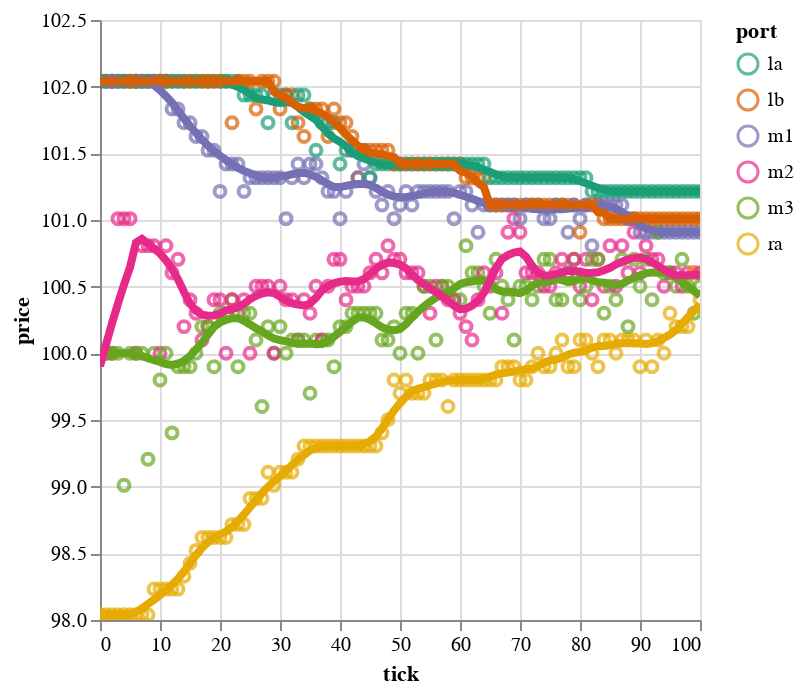

The notebook cell this image was saved under:
### Code cell
analysis.plot_prices_by_port(markets)

### Figure 1 — Vega-Lite specification as saved in the notebook (floating-point values rounded to 4 significant figures; data arrays with more than 128 entries replaced by an {"elided": "..."} marker saying what was removed)
{"config": {"view": {"continuousWidth": 300, "continuousHeight": 300}}, "layer": [{"mark": {"type": "point"}, "encoding": {"color": {"field": "port", "scale": {"scheme": "dark2"}, "type": "ordinal"}, "x": {"field": "tick", "type": "quantitative"}, "y": {"field": "price", "scale": {"zero": false}, "type": "quantitative"}}, "name": "view_2"}, {"mark": {"type": "line", "size": 4}, "encoding": {"color": {"field": "port", "scale": {"scheme": "dark2"}, "type": "ordinal"}, "x": {"field": "tick", "type": "quantitative"}, "y": {"field": "price", "scale": {"zero": false}, "type": "quantitative"}}, "transform": [{"loess": "price", "on": "tick", "bandwidth": 0.1, "groupby": ["port"]}]}], "data": {"name": "data-03734fa4bc67eb15d0b6e644829fd1a9"}, "params": [{"name": "param_3", "select": {"type": "interval", "encodings": ["x", "y"]}, "bind": "scales", "views": ["view_2"]}], "$schema": "https://vega.github.io/schema/vega-lite/v5.8.0.json", "datasets": {"data-03734fa4bc67eb15d0b6e644829fd1a9": {"elided": "606 records"}}}
